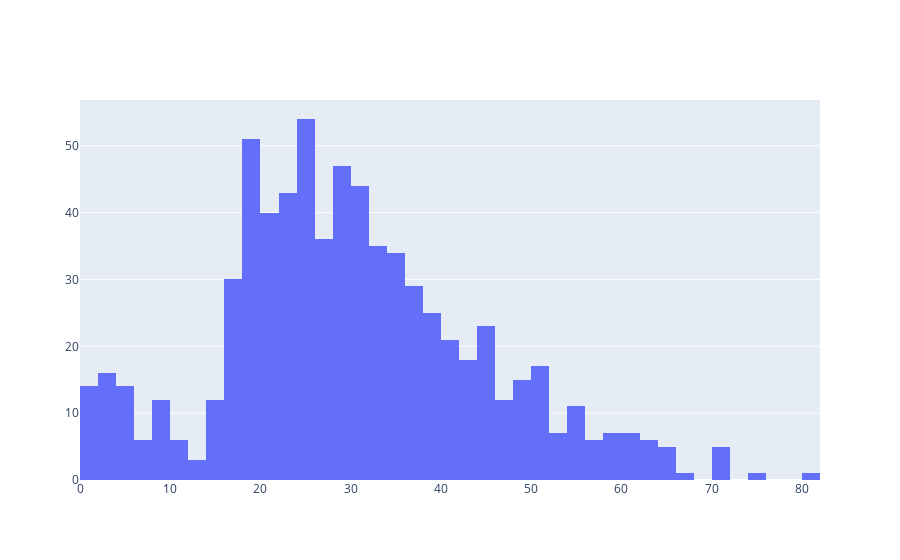

Write notebook code for a chart like this one.
### Code cell
fig = go.Figure([go.Histogram(x = df.Age)])
fig.show()

### Figure 1 — Plotly figure (JSON) as saved in the notebook; plotly's stock layout.template omitted (floating-point values rounded to 4 significant figures; data arrays with more than 128 entries replaced by an {"elided": "..."} marker saying what was removed)
{"data": [{"type": "histogram", "x": {"elided": "891 float values"}}], "layout": {}}
